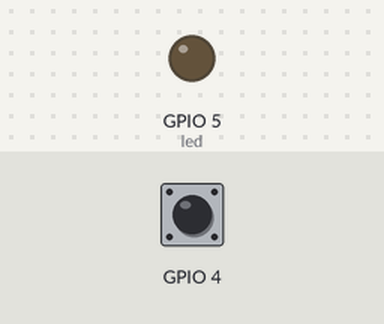
This sketch was run on a simulated ESP32. Shown: output pins drawn as LEDs (lit = HIGH). Inputs (shaded band) come from the test bench; at power-on: GPIO 4 HIGH. WiFi joins after 1.5 s; servers stay silent unless stated; what the sketch prints to the serial monitor is not drawn.

Above: at 1.3 s.
1.4 s: GPIO 4 pulled LOW for 1 s
At 3.6 s:
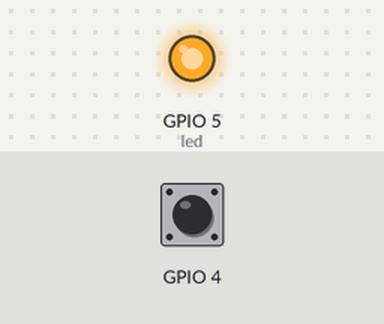
4.1 s: GPIO 4 pulled LOW for 3.2 s
At 7.77 s:
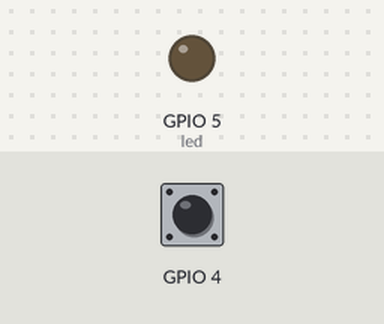
Timing chart, 0 to 9.4 s (numbered marks = the images above; inputs shaded):
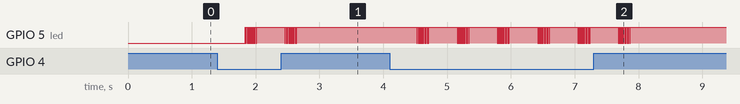

The sketch:

ESP32_-_Dumb_Door_ArrayV2.ino
```cpp
// CRT 399 ESP32 Krannert Door Study
// Caleb & Braedon
// Update: FALL 2021

// WiFi Settings (MUST BE MODIFIED)
#include <WiFi.h>
const char* ssid     = "EZConnect";                   // Name of Wireless Network
const char* password = "Tyt462yeZ3";                  // Password for Wireless Network
const char* host = "10.40.6.2";                     // Host Name (IP Address or Domain, e.g. 10.40.4.1 or google.com
String url = "/399/groups/discovery/dataCollect.php?";       // URL Name (Path to PHP File, e.g. /399/zane/index.php?

// Sets Thresholds
int highVal = 22;
int midVal = 11;
int lowVal = midVal;

// Touch Reading
int touchVal;
int prevTouch;
String side;

// Other Variables (DO NOT CHANGE)
boolean wifiConnected = false;                        // Is WiFi Connected?
int wifiAttemptsCount = 0;                            // Number of Connection Attempts
int wifiAttemptsTotal = 20;                           // Max Number of Connection Attempts
int led = 5;                                          // Onboard LED to Show Upload

//MILLIS
unsigned long startTime;

//Array To Store Values For Sketch WiFi
int storeArray[1000];
long timeArray[1000];
int count = 0;

void setup() {
  Serial.begin(115200); delay(100); Serial.println("Starting Up..");                // Initalize Serial Connection
  pinMode(led, OUTPUT);                                                            // Set LED as output
}

void loop() {
  touchVal = touchRead(4);              //check the reading from the touch sensor

  if (touchVal < highVal) {             //check the threshold and store the value if it is under the threshold
    if (abs(prevTouch - touchVal) < 3) {
      long thisTime = millis();
      storeArray[count] = touchVal;
      timeArray[count] = thisTime;
      count++;
      takeSample();
    }
  }
  prevTouch = touchVal;
}

void takeSample() {     //this function sends the reading from the touch sensor to the server

  // Connect to WiFI
  initWiFi();
  Serial.println("########### TOUCH VALUE #########");
  Serial.println(touchVal);  // get value of Touch 0 pin
  Serial.println("########### TOUCH VALUE #########");

  if (wifiConnected) {
    for (int i = count; i > 0; i--) {

      // Create variables to store readingLabel, readingValue, timeLabel, and timeValue
      String readingLabel = "reading=";
      int readingVal = storeArray[i-1];
      String timeLabel = "&millis=";
      long timeVal = timeArray[i-1];

      // Send to Database
      String msg = readingLabel + readingVal + timeLabel + timeVal;
      connectServer(msg);
      Serial.println(msg);
    }
    count = 0;
  }
  WiFi.disconnect();
}

  // WIFI FUNCTIONS
  // Connects to the WiFi
  void initWiFi() {
    wifiAttemptsCount = 0;                            // Initialize the number of attempted connections
    wifiConnected = true;                             // Assume WiFi will connect
    Serial.println("Connecting to network...");

    WiFi.begin(ssid, password);
    while (WiFi.status() != WL_CONNECTED) {
      delay(20);
      Serial.print(".");
      wifiAttemptsCount++;
      if (wifiAttemptsCount > wifiAttemptsTotal) {
        wifiConnected = false;
        break;
      }
    }

    if (wifiConnected) {
      Serial.println("WiFi Connected!");
    }
    else {
      for (int i = 0; i < 10; i++) {
        digitalWrite(led, LOW);  // Flash to signal no connection
        delay(10);
        digitalWrite(led, HIGH);
        delay(10);
      }
      Serial.println("WiFi Not Connected! Will retry later.");
    }
  }

  // Connects to the Server and Sends a Query
  void connectServer(String msg) {
    // Connect to Server
    String finalURL = url + msg;
    WiFiClient client; const int httpPort = 80;
    if (!client.connect(host, httpPort)) {
      Serial.println(host);
      Serial.println("Connection Failed");
      return;
    }

    Serial.println(finalURL);

    // Send Request to Server
    client.print(String("GET ") + finalURL + " HTTP/1.1\r\n" + "Host: " + host + "\r\n" + "Connection: close\r\n\r\n");

    // Get Response from Server
    unsigned long timeout = millis();
    while (client.available() == 0) {
      if (millis() - timeout > 1000) {
        Serial.println("Connection Timeout!");
        client.stop();
        return;
      }
    }
    while (client.available()) {
      String pageData = client.readStringUntil('\r');
    }
  }
```

Measured:
- after the input at 1.4 s, GPIO 5 (led): goes 9 × (HIGH 0.01 s, LOW 0.01 s), HIGH 0.44 s, 9 × (LOW 0.01 s, HIGH 0.01 s), LOW 0.01 s, then HIGH, starting after 0.44 s
- after the input at 4.1 s, GPIO 5 (led): HIGH → LOW after 0.43 s, then repeats every 0.63 s: 9 × (HIGH 0.01 s, LOW 0.01 s), HIGH 0.44 s, LOW 0.01 s, until it stays HIGH from 7.9 s
